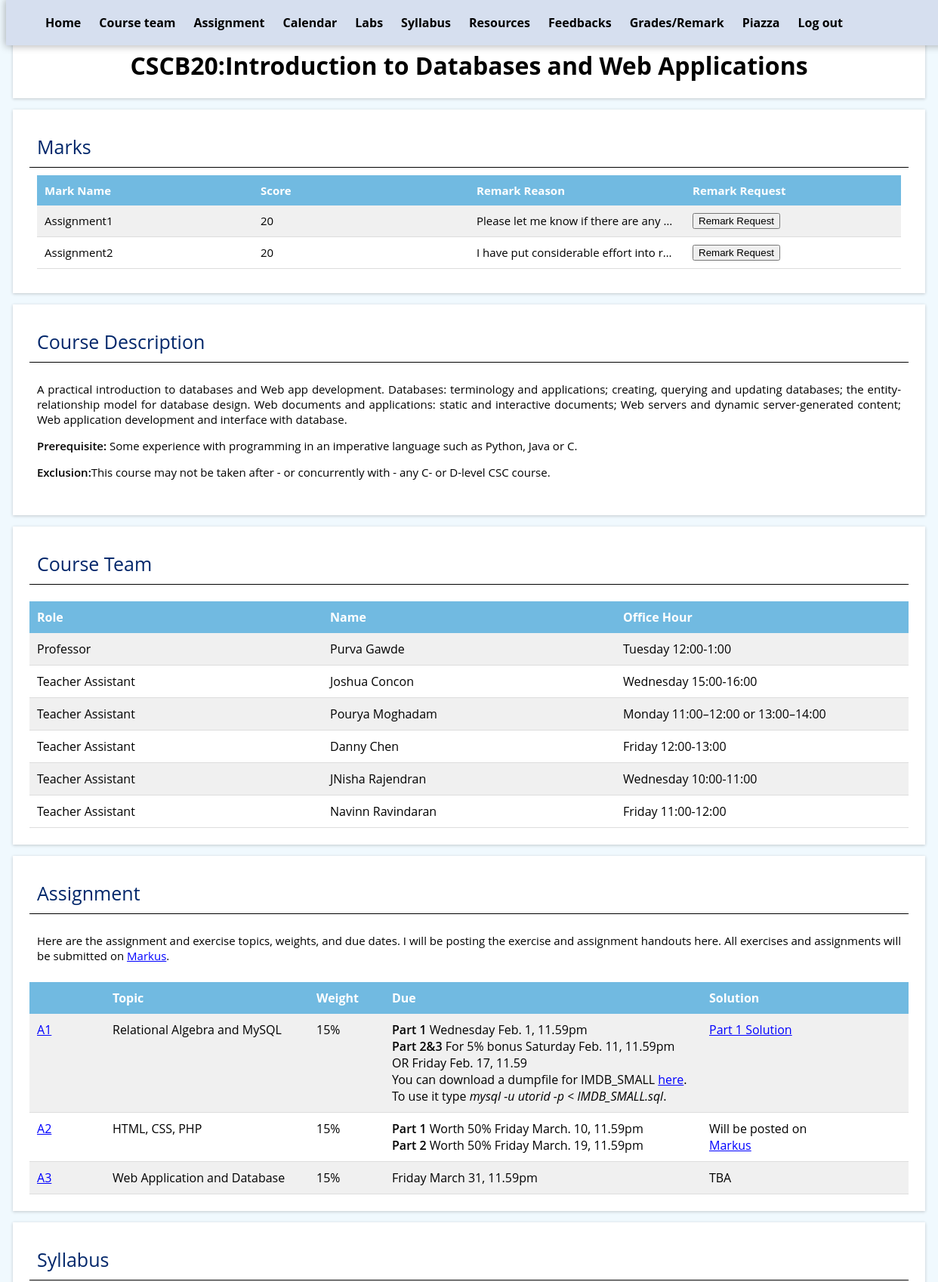
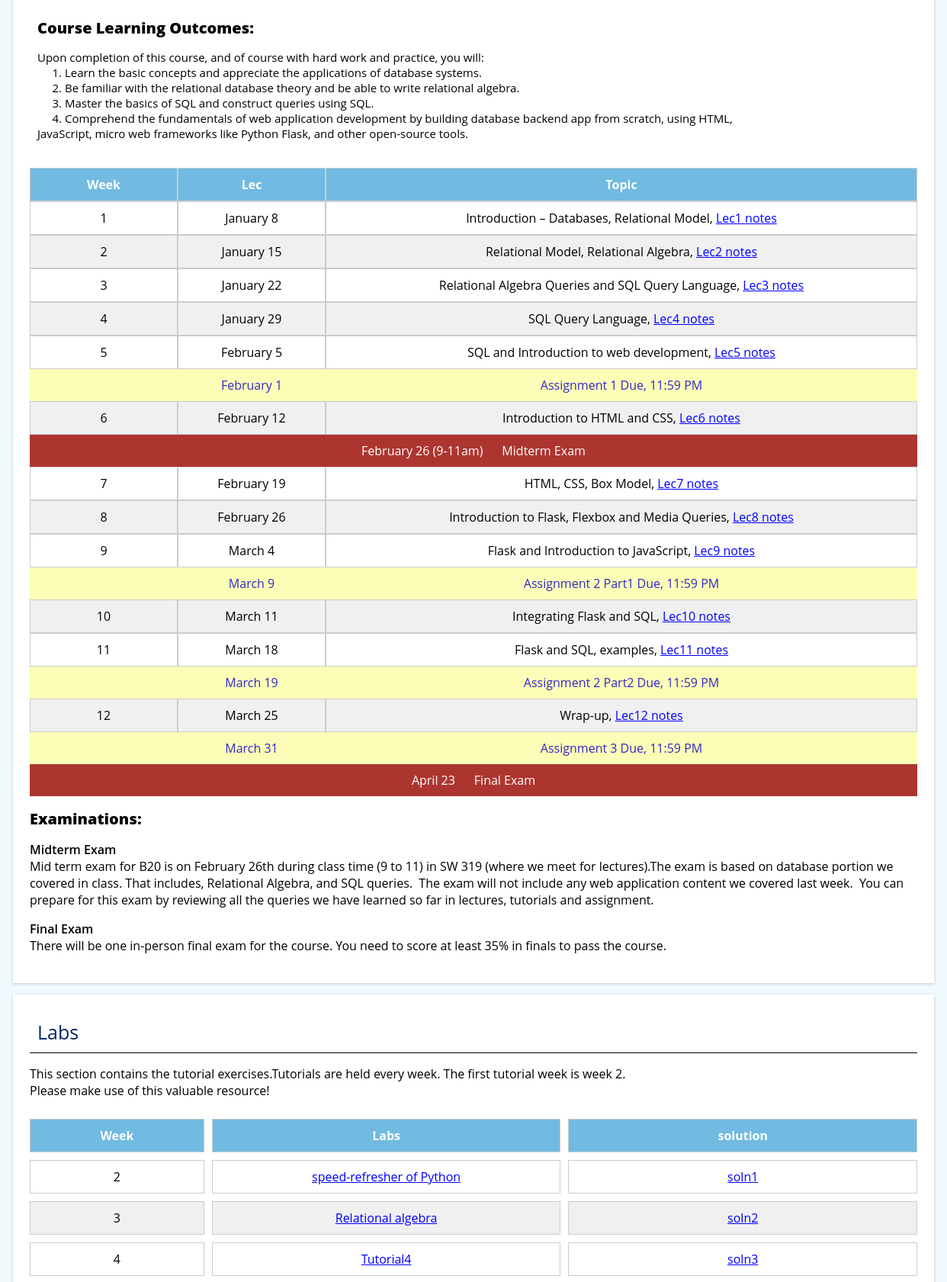
Screenshot of /mark (signed in, upper part) with the database file from the repository (2 pictures, top to bottom).
### tables this page shows
CREATE TABLE "Remark" (
	"mark_id"	INTEGER,
	"reason"	TEXT
);

CREATE TABLE "Mark" (
	"mark_id"	INTEGER NOT NULL,
	"name"	TEXT,
	"grade"	NUMERIC,
	"username"	TEXT NOT NULL,
	PRIMARY KEY("mark_id")
);

### app.py (the view)
@app.route('/mark')
def mark():
    if 'username' not in session:
        return redirect('/login')
    if session['admin']:
        if not request.args:
            db = get_db()
            db.row_factory = make_dict
            students = query_db('SELECT DISTINCT username FROM User WHERE admin = 0')
            marks = query_db('SELECT name,grade,username  FROM mark order by username,name desc')
            db.close()
            return render_template('uploadmark.html', students=students, marks=marks)
        else:
            name = request.args['name']
            grade = float(request.args['grade'])
            username = request.args['username']
            db = get_db()
            db.row_factory = make_dict
            marks = query_db('SELECT name,grade,username  FROM mark where name=? and username=?', [name, username])
            if not marks:
                insert_db(
                    'INSERT INTO Mark (name, grade, username) VALUES (?, ?, ?)',
                    (name, grade, username))
                flash("Mark for "+ username + name + " is inserted with value:" + request.args['grade'])
            else:
                insert_db(
                    'UPDATE  Mark SET grade = ? where  name=? and username=?', [grade, name, username])
                flash("Mark for " + name + " is  updated with value:" + request.args['grade'])
            return redirect('/mark')
    else:
        db = get_db()
        db.row_factory = make_dict
        marks = query_db(
            'SELECT mark.mark_id,mark.name,mark.grade,mark.username,remark.reason FROM mark LEFT JOIN remark ON  remark.mark_id = mark.mark_id where username=?',
            [session['username']])
        db.close()
        return render_template('showmark.html', marks=marks)

### app.py (called while the page is built)
def get_db():
    db = getattr(g, '_database', None)
    if db is None:
        db = g._database = sqlite3.connect(DATABASE)
    return db

def query_db(query, args=(), one=False):
    cur = get_db().execute(query, args)
    rv = cur.fetchall()
    return (rv[0] if rv else None) if one else rv

def make_dict(cursor, row):
    return dict((cursor.description[idx][0], value)
                for idx, value in enumerate(row))

@app.teardown_appcontext
def close_connection(exception):
    db = getattr(g, '_database', None)
    if db is not None:
        db.close()

### templates/showmark.html (shortened to what this page needs)
{% extends "base.html" %}
{% block content %}
<section class="section">
    <h2>Marks</h2>
    <div class="info">
<div class="flex-table">
  <div class="flex-table-header">
    <div class="flex-table-cell">Mark Name</div>
    <div class="flex-table-cell">Score</div>
    <div class="flex-table-cell">Remark Reason</div>
    <div class="flex-table-cell">Remark Request</div>
  </div>
    {% for mark in marks %}
        <div class="flex-table-row">
        <div class="flex-table-cell">{{ mark.name }}</div>
        <div class="flex-table-cell">{{ mark.grade }}</div>
        <div class="flex-table-cell">{{ mark.reason }}</div>
        <div class="flex-table-cell">
            <button onclick="submitData('{{ mark.mark_id }}')">Remark Request</button>
        </div>
        </div>
    {% endfor %}
</div>
</div>
</section>
{% endblock %}

### static/style/style.css (style rules this page uses)
body { font-family: 'Open Sans', sans-serif; word-wrap: break-word; background-color: #f0f9fe; padding-top: 20px; }
.section { background-color: white; margin-bottom: 0; margin: 15px 9px; padding: 20px; transition: margin-bottom 0.2 ease-in; box-shadow: 0 1px 4px rgba(0, 0, 0, 0.2); border: 2px solid #FFF; box-sizing: border-box; }
.section h2 { margin: 0; padding: 10px; border-bottom: 2px solid white; font-weight:400; font-size:25px; color:#00266a; border-bottom: 1px solid black; }
.section .info { padding: 10px; font-size: 15px; text-align: justify; text-justify: inter-word; }
.flex-table { display: flex; flex-direction: column; width: 100%; }
.flex-table-header, .flex-table-row { display: flex; justify-content: space-between; background-color: #71bae1; }
.flex-table-cell { padding: 10px; flex: 1; white-space: nowrap; overflow: hidden; text-overflow: ellipsis; }
.flex-table-header { font-weight: bold; color: white; }
.flex-table-row { background-color: transparent; border-bottom: 1px solid #ddd; }
.flex-table-row:nth-child(even) { background-color: #f0f0f0; }

### rows the page displays
Remark: name "Assignment1", grade "20", reason "Please let me know if there are any…"
Remark: name "Assignment2", grade "20", reason "I have put considerable effort into r…"
